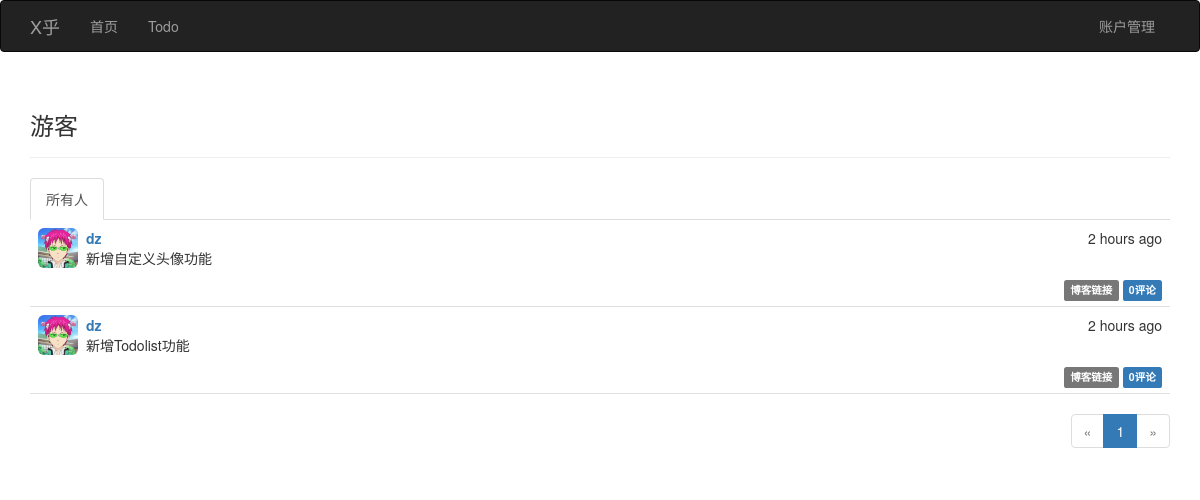
Before: / with the older database file.
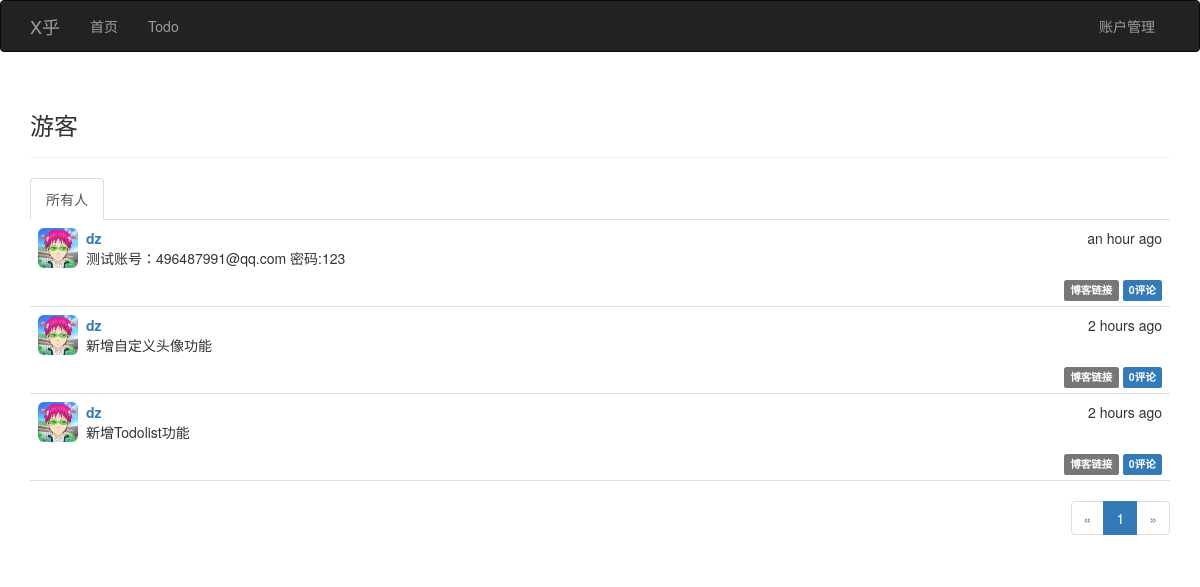
After: the same page with the newer database file.
### app/models.py (models this page shows, shortened)
class Post(db.Model):
    __tablename__ = 'posts'
    id = db.Column(db.Integer, primary_key = True)
    body = db.Column(db.Text)
    timestamp = db.Column(db.DateTime, index = True, default = datetime.utcnow)
    author_id = db.Column(db.Integer, db.ForeignKey('users.id'))
    body_html = db.Column(db.Text)
    comments = db.relationship('Comment', backref = 'post', lazy = 'dynamic')

class User(UserMixin, db.Model):
    __tablename__ = 'users'
    id = db.Column(db.Integer, primary_key = True)
    email = db.Column(db.String(64), unique = True, index = True)
    name = db.Column(db.String(64))
    username = db.Column(db.String(64), unique = True, index = True)
    location = db.Column(db.String(64))
    about_me = db.Column(db.Text())
    member_since = db.Column(db.DateTime(), default = datetime.utcnow)
    last_seen = db.Column(db.DateTime(), default = datetime.utcnow)
    role_id = db.Column(db.Integer, db.ForeignKey('roles.id'))
    password_hash = db.Column(db.String(128))
    confirmed = db.Column(db.Boolean, default = False)
    avatar = db.Column(db.String(128), default = None)
    posts = db.relationship('Post', backref = 'author', lazy = 'dynamic')
    followed = db.relationship('Follow',
                               foreign_keys = [Follow.follower_id],
                               backref = db.backref('follower', lazy = 'joined'),
                               lazy = 'dynamic',
                               cascade = 'all, delete-orphan')
    followers = db.relationship('Follow',
                                foreign_keys = [Follow.followed_id],
                                backref = db.backref('followed', lazy = 'joined'),
                                lazy = 'dynamic',
                                cascade = 'all, delete-orphan')
    comments = db.relationship('Comment', backref = 'author', lazy = 'dynamic')
    events = db.relationship('Event', backref = 'sponsor', lazy = 'dynamic')
    @property
    def password(self):
        raise AttributeError('password is not a readable attribute')

### app/main/views.py (the view)
@main.route('/', methods = ['GET', 'POST'])
def index():
    form = PostForm()
    if current_user.can(Permission.WRITE_ARTICLES) and form.validate_on_submit():
        post = Post(body = form.body.data,
                    author = current_user._get_current_object())
        db.session.add(post)
        return redirect(url_for('.index'))
    page = request.args.get('page', 1, type=int)
    show_followed = False
    if current_user.is_authenticated:
        show_followed = bool(request.cookies.get('show_followed', ''))
    if show_followed:
        query = current_user.followed_posts
    else:
        query = Post.query
    pagination = query.order_by(Post.timestamp.desc()).paginate(page,
                                                                per_page= current_app.config['FLASKY_PER_PAGE'],
                                                                error_out= False)
    posts = pagination.items
    return render_template('index.html', form = form, posts = posts, pagination= pagination,
                           show_followed = show_followed)

### app/auth/views.py (called while the page is built)
@auth.before_app_request
def before_request():
    if current_user.is_authenticated:
        current_user.ping()
        if not current_user.confirmed \
                and request.endpoint[:5] != 'auth.':
            flash('You have not confirmed your account yet')
            return redirect(url_for('auth.unconfirmed'))

### app/main/__init__.py (called while the page is built)
@main.app_context_processor
def inject_permissions():
    return dict(Permission = Permission)

### app/models.py (called while the page is built)
    def can(self, permissions):
        return False

    def is_administrator(self):
        return False

### app/templates/index.html (shortened to what this page needs)
{% extends 'base.html' %}
{% import 'bootstrap/wtf.html' as wtf %}
{% import '_macros.html' as macro %}
{% block page_content %}
<div class="page-header">
    <h3>{% if current_user.username %}{{ current_user.username }}{% else %}游客{% endif %}</h3>
</div>
<div class="post-tabs">
	<ul class="nav nav-tabs">
		<li{% if not show_followed %} class="active"{% endif %}>
			<a href="{{ url_for('.show_all')}}">所有人</a>
		</li>
	</ul>
	{% include '_posts.html' %}
</div>
{% if pagination %}
<div class="pagination">
    {{ macro.pagination_widget(pagination, '.index')}}
</div>
{% endif %}
{% endblock %}

### app/templates/_posts.html (shortened to what this page needs)
<ul class = 'posts'>
	{% for post in posts %}
	<li class = 'post'>
		<div class = 'post-thumbnail'>
			<a href="{{ url_for('.user', username = post.author.username)}}">
				{% if post.author.avatar %}
				<img class='img-rounded profile-thumbnail' width = "40" height = "40"
						src="{{ post.author.avatar}}">
				{% else %}
				<img class="img-rounded profile-thumbnail" width = "40" height = "40"
                     src="/static/avatar/default.jpg">
				{% endif %}
			</a>
		</div>
		<div class = 'post-content'>
			<div class='post-date'>{{ moment(post.timestamp).fromNow()}}</div>
			<div class="post-author">
				<a href="{{ url_for('.user', username=post.author.username)}}">
					{{ post.author.username }}
				</a>
			</div>
			<div class="post-body">
				{% if post.body_html %}
					{{ post.body_html | safe }}
				{% else %}
					{{ post.body }}
				{% endif %}
			</div>
			<div class="post-footer">
				<a href="{{ url_for('.post', id=post.id)}}">
					<span class='label label-default'>博客链接</span>
				</a>
				<a href="{{ url_for('.post', id=post.id)}}#comments">
					<span class="label label-primary">
						{{ post.comments.count()}}评论
					</span>
				</a>
			</div>
		</div>
	</li>
	{% endfor %}
</ul>

Changed rows visible on the page:
added Post: author.avatar (picture), timestamp "an hour ago", author.username "dz", body_html "测试账号：496487991@qq.com 密码:123", comments.count "0"
